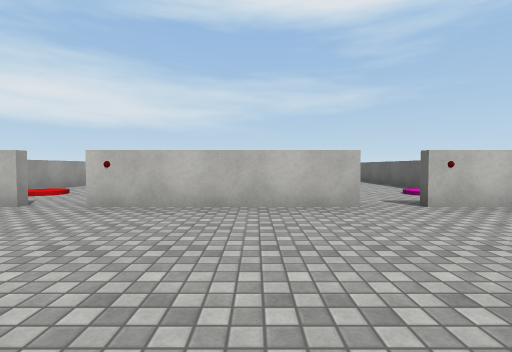
View 1 (above)

16 first-person views from a walk through a 3-D level made in the Unity game engine. The camera is 1.2 m above the floor, tilts 2° down and sees 85° across. The floor is counted in squares, 2 m on a side. Each view is taken from the middle of a square. On the plan, view 1 faces up. The plan holds only what a view shows up to about 9 squares ahead; the rest is blank. The place goes on beyond the plan. The player is left out. Door leaves are left out, so doorways stand open. Surface patterns are stand-ins for the level's own textures.

View 2
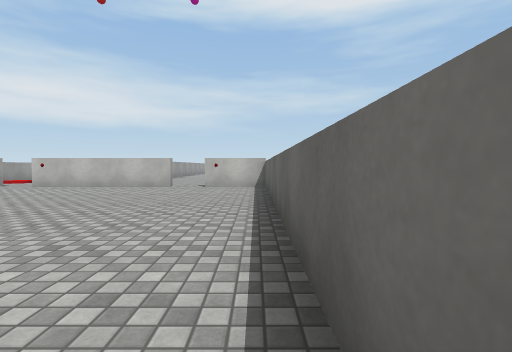

View 3
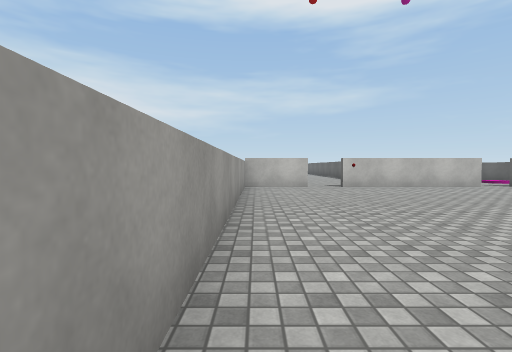

View 4
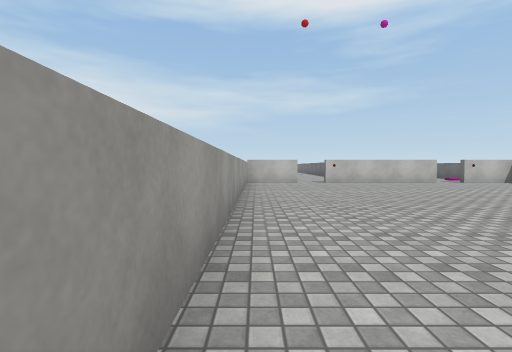

View 5
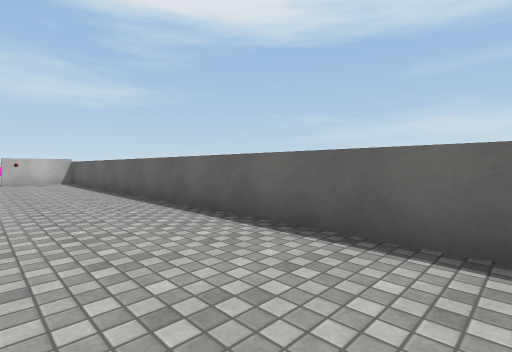

View 6
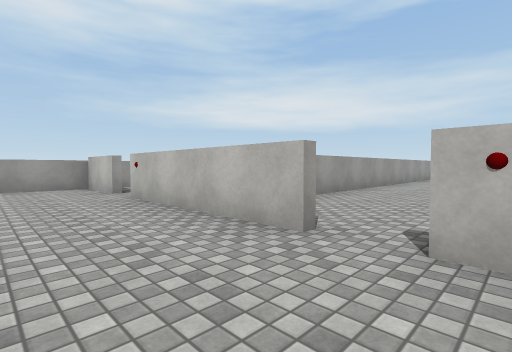

View 7
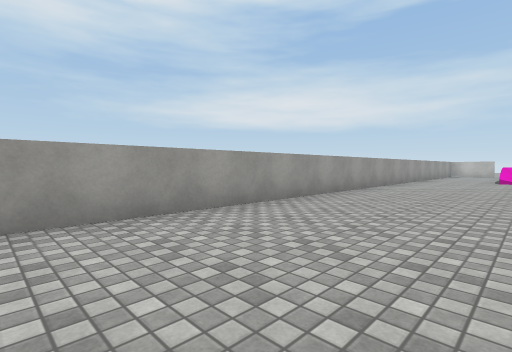

View 8
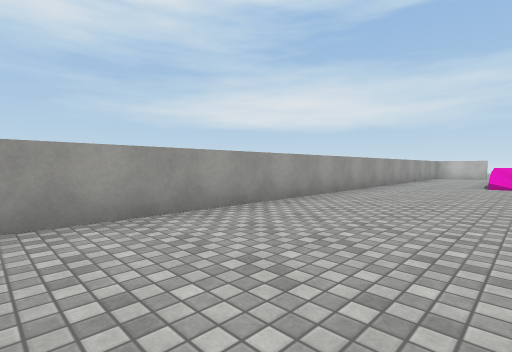

View 9
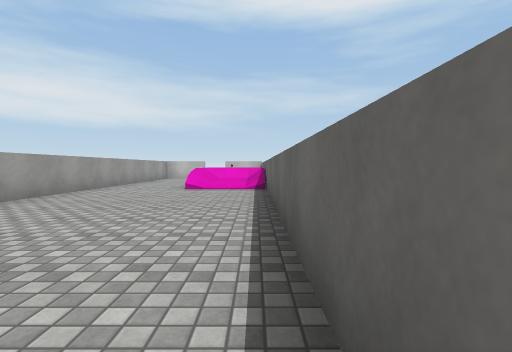

View 10
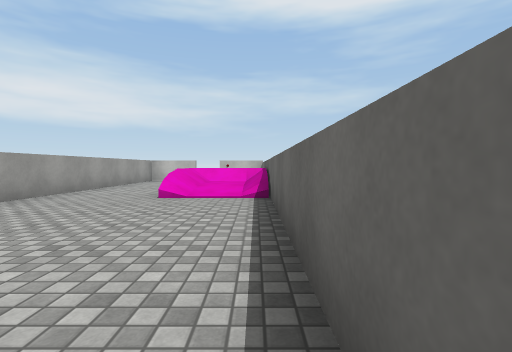

View 11
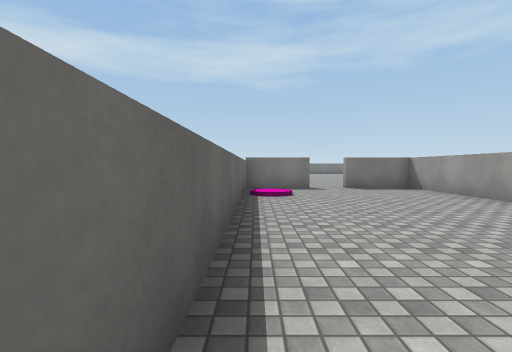

View 12
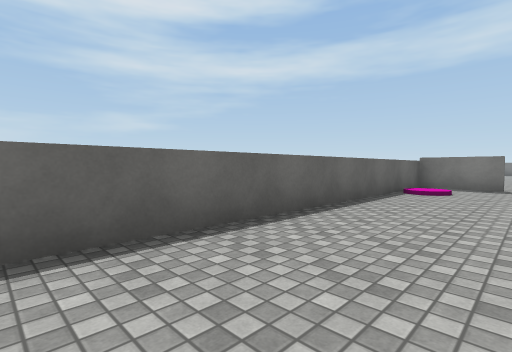

View 13
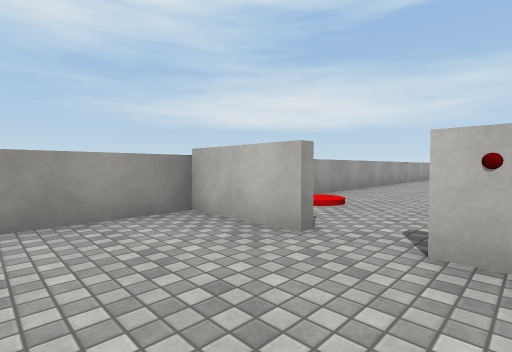

View 14
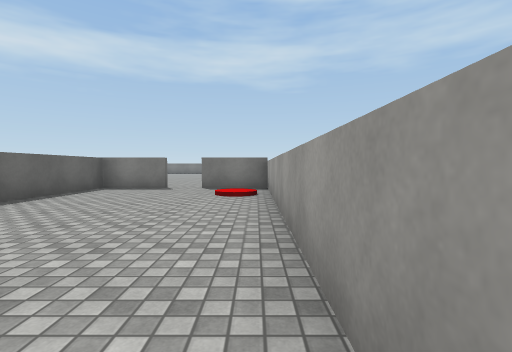

View 15
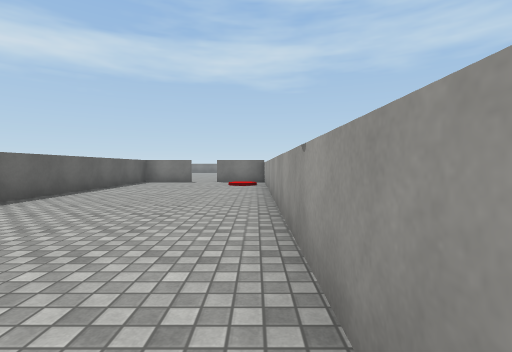

View 16
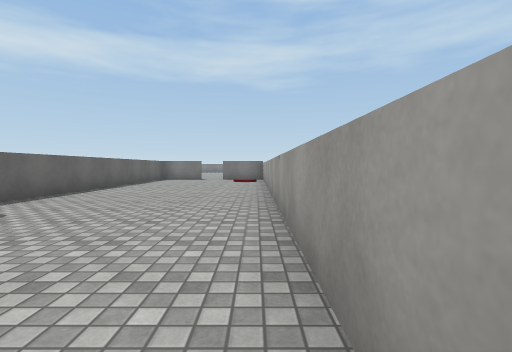

### Floor plan
Key: @ floor where view 1 was taken; # wall or solid block; . main floor; : floor 0.25 m higher than the main floor; / step, stairs or slope; D open door; = window, fence, low wall or low ledge; R red disc; P pink disc; B red ball.
Columns run from 6 left of view 1 to 5 right of it. Each row starts with its distance up from view 1.
 19      #..=:/
 18      #..=//
 17 #/   #.././#
 16 #..  #.....#
 15 #... #.....#
 14 #....#.....#
 13 #....#.....#
 12 #....#.....#
 11 #....#.....#
 10 #....#.....#
  9 #....#.....#
  8 #....#.....#
  7 #....#.....#
  6 #R...#....P#
  5 #....#.....#
  4 ###DB###DB##
  3 #..........#
  2 #..........#
  1 #..........#
  0 #.....@....#
 -1 #..........#
 -2 #.....  ...#
 -3 #....   ...#
 -4 #...    ...#
 -5 #..     ...#
 -6 #.      ...#
 -7         ...#

Where each view was taken, in squares from view 1:
view 1: 0 up, 0 right, facing up
view 2: 4 down, 4 right, facing up
view 3: 4 down, 5 left, facing up
view 4: 6 down, 5 left, facing up
view 5: 7 down, 2 right, facing up-right
view 6: 2 up, 3 right, facing up-left
view 7: 5 up, 3 right, facing up-left
view 8: 8 up, 3 right, facing up-left
view 9: 10 up, 4 right, facing up
view 10: 12 up, 4 right, facing up
view 11: 12 up, 4 right, facing down
view 12: 13 up, 2 right, facing down-right
view 13: 2 up, 2 left, facing up-left
view 14: 12 up, 5 left, facing down
view 15: 15 up, 5 left, facing down
view 16: 17 up, 5 left, facing down
